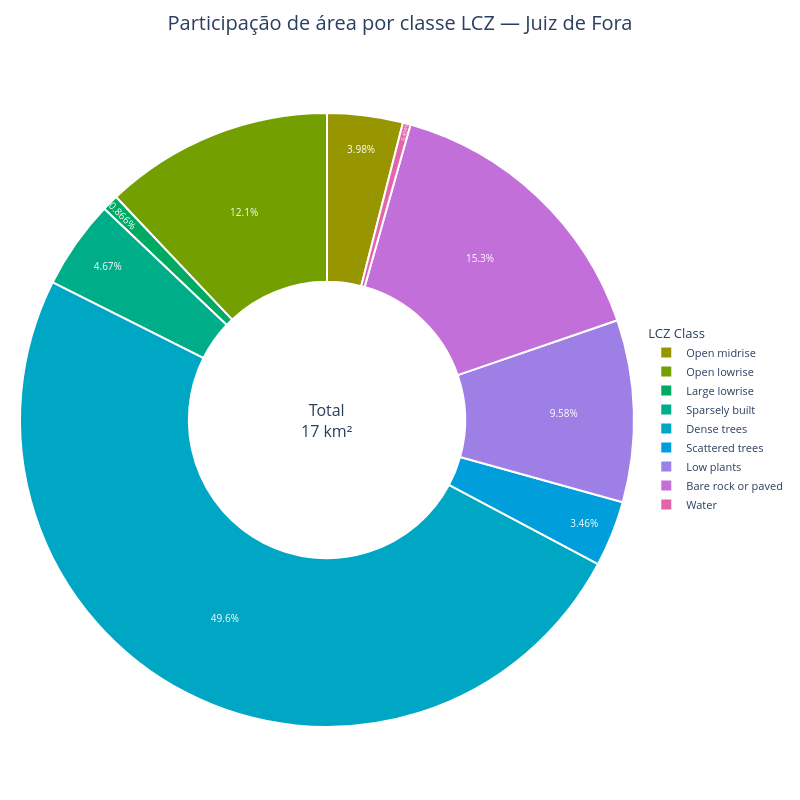

This figure's notebook cell:
### Markdown cell above
### Gráfico de rosca — melhor para uma visão rápida de 'urbano vs. natural'

Um gráfico de rosca (ou pizza) é preferível quando a mensagem é uma história de *proporção* — por exemplo, "que fração da cidade é construída?" — em vez de um ranqueamento preciso. O enquadramento visual de todo-para-parte comunica isso imediatamente a um público não técnico (câmara municipal, comunicado de imprensa), ao custo de tornar comparações entre classes pequenas mais difíceis do que um gráfico de barras.

### Code cell
area_donut = lcz_cal_area(map_path, plot_type="donut", inclusive=True,
                          title="Participação de área por classe LCZ — Juiz de Fora")
area_donut.fig.show()

### Figure 1 — Plotly figure (JSON) as saved in the notebook; plotly's stock layout.template omitted (floating-point values rounded to 4 significant figures)
{"data": [{"hole": 0.45, "hovertemplate": "<b>%{label}</b><br>Area: %{value:.2f} km²<extra></extra>", "labels": ["Open midrise", "Open lowrise", "Large lowrise", "Sparsely built", "Dense trees", "Scattered trees", "Low plants", "Bare rock or paved", "Water"], "marker": {"colors": ["#989600", "#739F00", "#00AA63", "#00AD89", "#00A7C5", "#009EDA", "#9E7FE5", "#C36FDA", "#E264A9"], "line": {"color": "white", "width": 2}}, "sort": false, "textfont": {"color": "white", "size": 10}, "textposition": "inside", "type": "pie", "values": [0.69, 2.09, 0.15, 0.81, 8.6, 0.6, 1.66, 2.66, 0.07]}], "layout": {"annotations": [{"font": {"size": 16}, "showarrow": false, "text": "Total<br>17 km²", "x": 0.5, "y": 0.5}], "height": 800, "legend": {"font": {"size": 11}, "title": {"text": "LCZ Class"}, "y": 0.5, "yanchor": "middle"}, "margin": {"b": 20, "l": 20, "r": 20, "t": 60}, "showlegend": true, "title": {"font": {"size": 20}, "text": "Participação de área por classe LCZ — Juiz de Fora", "x": 0.5, "xanchor": "center"}, "width": 800}}
